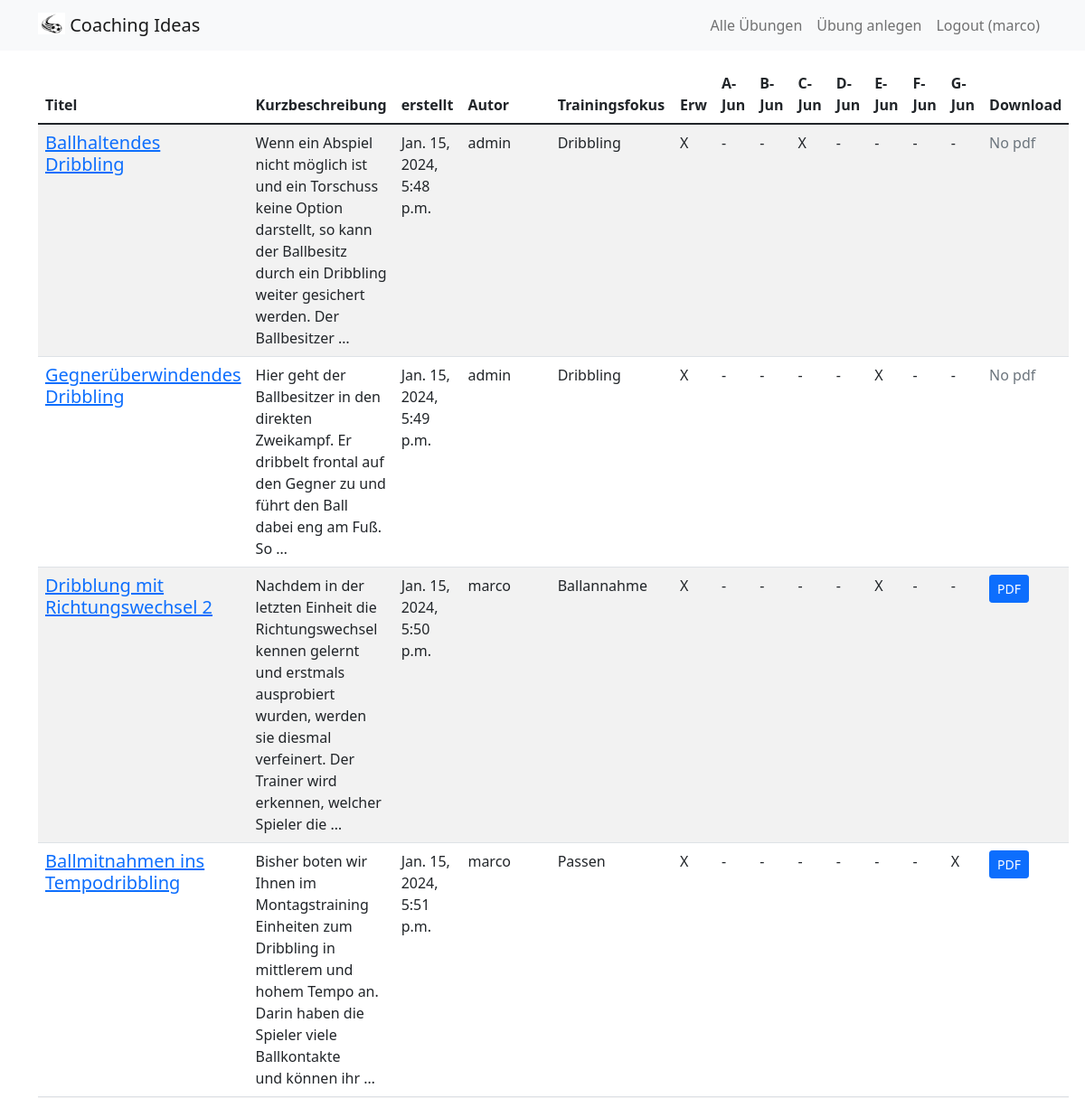
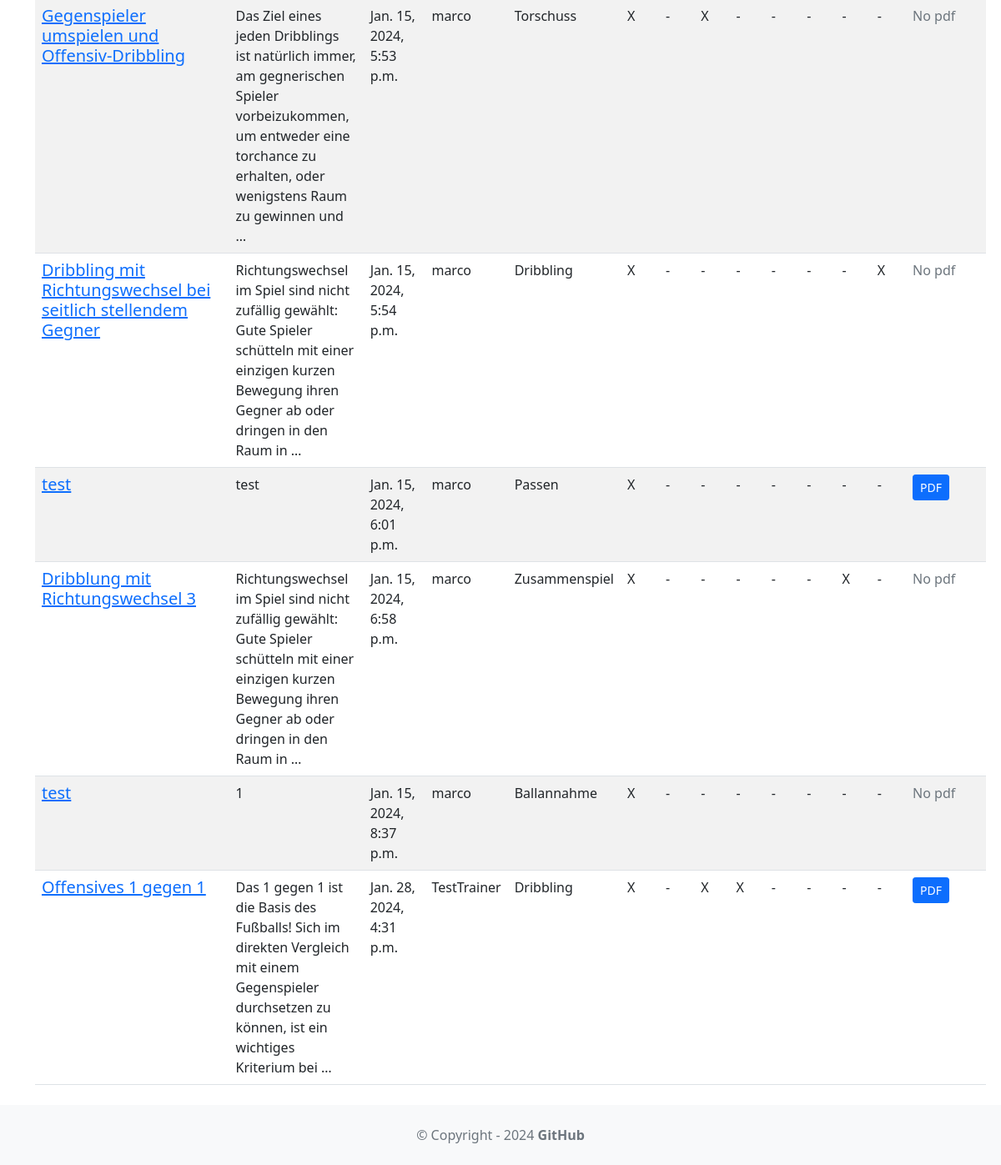
The app's page /exercise_table/ (signed in) with its own data (2 pictures, top to bottom).
### exercise/models.py (models this page shows, shortened)
class Exercise(models.Model):
    title = models.CharField(max_length=255)
    body = models.TextField()
    created_on = models.DateTimeField(auto_now_add=True)
    last_modified = models.DateTimeField(auto_now=True)
    creator = models.ForeignKey(User, on_delete=models.SET_NULL, null=True)
    soccer_skills = models.CharField(
        max_length=50, choices=SoccerSkillTextChoices.choices, blank=True
    )
    for_adults = models.BooleanField(default=True)
    for_jun_a = models.BooleanField(default=False)
    for_jun_b = models.BooleanField(default=False)
    for_jun_c = models.BooleanField(default=False)
    for_jun_d = models.BooleanField(default=False)
    for_jun_e = models.BooleanField(default=False)
    for_jun_f = models.BooleanField(default=False)
    for_jun_g = models.BooleanField(default=False)
    image = models.ImageField(upload_to="exercise/images/", null=True, blank=True)
    pdf = models.FileField(upload_to="exercise/pdfs/", blank=True)
    youtube_link = models.URLField(blank=True, null=True)
    rating = models.IntegerField(default=0, choices=[(i, i) for i in range(0, 6)])
    average_rating = models.FloatField(default=0)

### exercise/views.py (the view)
# urls.py: path("exercise_table/", exercise_views.exercise_list, name="exercise_table"),
def exercise_list(request):
    exercises = Exercise.objects.all().order_by("created_on")
    return render(
        request,
        "exercise_list.html",
        {"page_title": "Trainingsübungen", "exercises": exercises},
    )

### exercise/templates/exercise_list.html
{% extends "base.html" %}
{% block content %}
    <table class="table table-striped">
        <thead class="thead-dark">
        <tr>
            <th>Titel</th>
            <th>Kurzbeschreibung</th>
            <th>erstellt</th>
            <th>Autor</th>
            <th>Trainingsfokus</th>
            <th>Erw</th>
            <th>A-Jun</th>
            <th>B-Jun</th>
            <th>C-Jun</th>
            <th>D-Jun</th>
            <th>E-Jun</th>
            <th>F-Jun</th>
            <th>G-Jun</th>
            <th>Download</th>
        </tr>
        </thead>
        {% for exercise in exercises %}
            <tr>
                <td><a href="{% url 'detail' exercise.id %}">
                    <h5 class="mb-2">{{ exercise.title }}</h5>
                </a>
                </td>
                <td>{{ exercise.body|linebreaksbr|truncatewords_html:24 }}</td>
                <td>{{ exercise.created_on }}</td>
                <td>{{ exercise.creator }}</td>
                <td>{{ exercise.soccer_skills.title }}</td>
                <td>{{ exercise.for_adults|yesno:"X,-" }}</td>
                <td>{{ exercise.for_jun_a|yesno:"X,-" }}</td>
                <td>{{ exercise.for_jun_b|yesno:"X,-" }}</td>
                <td>{{ exercise.for_jun_c|yesno:"X,-" }}</td>
                <td>{{ exercise.for_jun_d|yesno:"X,-" }}</td>
                <td>{{ exercise.for_jun_e|yesno:"X,-" }}</td>
                <td>{{ exercise.for_jun_f|yesno:"X,-" }}</td>
                <td>{{ exercise.for_jun_g|yesno:"X,-" }}</td>
                <td>
                    {% if exercise.pdf %}
                        <a href="{{ exercise.pdf.url }}" class="btn btn-primary btn-sm" target="_blank">
                            PDF
                        </a>
                    {% else %}
                        <span class="text-muted">No pdf</span>
                    {% endif %}
                </td>
            </tr>
        {% endfor %}
    </table>
{% endblock content %}

### coachingideas/templates/base.html (shortened to what this page needs)
<!DOCTYPE html>
<html>
<head>
    <link href="https://cdn.jsdelivr.net/npm/bootstrap@5.1.1/dist/css/bootstrap.min.css" rel="stylesheet"
/>
    <link rel="stylesheet" href="https://cdn.jsdelivr.net/npm/bootstrap-icons@1.8.1/font/bootstrap-icons.css">
</head>
<body>
<nav class="navbar navbar-expand-lg
      navbar-light bg-light mb-3">
    <div class="container">
        <a class="navbar-brand" href="{% url 'home' %}">
            {% load static %}
            <img src="{% static 'images/soccer.jpg' %}"
                 alt="" width="30" height="24"
                 class="d-inline-block align-text-top"/>
            Coaching Ideas
        </a>
        <div class="collapse navbar-collapse"
             id="navbarNavAltMarkup">
            <div class="navbar-nav ms-auto">
                {% if user.is_authenticated %}
                    <a class="nav-link" href={% url "exercise_table" %}>Alle Übungen</a>
                    <a class="nav-link" href="{% url "create_exercise" %}">
                        Übung anlegen
                    </a>
                    <a class="nav-link" href="{% url "logout" %}">
                        Logout ({{ user.username }})
                    </a>
                {% else %}
                    <a class="nav-link" href="{% url "login" %}">Login</a>
                    <a class="nav-link" href={% url "signup" %}>Sign Up</a>
                {% endif %}
            </div>
        </div>
    </div>
</nav>
<div class="container">
    {% block content %}
    {% endblock content %}
</div>
<footer class="text-center text-lg-start bg-light text-muted mt-4">
    <div class="text-center p-4">
        © Copyright - 2024
        <a class="text-reset fw-bold text-decoration-none"
           target="_blank" href="https://github.com/meissbernd/ESA3_CoachingIdeas/tree/master">
            GitHub
        </a>
    </div>
</footer>
</body>
</html>

### records on screen
Exercise: title "Ballhaltendes Dribbling", body "Wenn ein Abspiel nicht möglich ist und ein Torschuss keine Option darstellt, so kann der Ballbesitz durch ein Dribbling weiter gesichert werden. Der Ballbesitzer …", created_on "Jan. 15, 2024, 5:48 p.m.", creator "admin", soccer_skills "Dribbling", for_adults "X", for_jun_a "-", for_jun_b "-", for_jun_c "X", for_jun_d "-", for_jun_e "-", for_jun_f "-", for_jun_g "-", pdf "No pdf"
Exercise: title "Gegnerüberwindendes Dribbling", body "Hier geht der Ballbesitzer in den direkten Zweikampf. Er dribbelt frontal auf den Gegner zu und führt den Ball dabei eng am Fuß. So …", created_on "Jan. 15, 2024, 5:49 p.m.", creator "admin", soccer_skills "Dribbling", for_adults "X", for_jun_a "-", for_jun_b "-", for_jun_c "-", for_jun_d "-", for_jun_e "X", for_jun_f "-", for_jun_g "-", pdf "No pdf"
Exercise: title "Dribblung mit Richtungswechsel 2", body "Nachdem in der letzten Einheit die Richtungswechsel kennen gelernt und erstmals ausprobiert wurden, werden sie diesmal verfeinert. Der Trainer wird erkennen, welcher Spieler die …", created_on "Jan. 15, 2024, 5:50 p.m.", creator "marco", soccer_skills "Ballannahme", for_adults "X", for_jun_a "-", for_jun_b "-", for_jun_c "-", for_jun_d "-", for_jun_e "X", for_jun_f "-", for_jun_g "-"
Exercise: title "Ballmitnahmen ins Tempodribbling", body "Bisher boten wir Ihnen im Montagstraining Einheiten zum Dribbling in mittlerem und hohem Tempo an. Darin haben die Spieler viele Ballkontakte und können ihr …", created_on "Jan. 15, 2024, 5:51 p.m.", creator "marco", soccer_skills "Passen", for_adults "X", for_jun_a "-", for_jun_b "-", for_jun_c "-", for_jun_d "-", for_jun_e "-", for_jun_f "-", for_jun_g "X"
Exercise: title "Gegenspieler umspielen und Offensiv-Dribbling", body "Das Ziel eines jeden Dribblings ist natürlich immer, am gegnerischen Spieler vorbeizukommen, um entweder eine torchance zu erhalten, oder wenigstens Raum zu gewinnen und …", created_on "Jan. 15, 2024, 5:53 p.m.", creator "marco", soccer_skills "Torschuss", for_adults "X", for_jun_a "-", for_jun_b "X", for_jun_c "-", for_jun_d "-", for_jun_e "-", for_jun_f "-", for_jun_g "-", pdf "No pdf"
Exercise: title "Dribbling mit Richtungswechsel bei seitlich stellendem Gegner", body "Richtungswechsel im Spiel sind nicht zufällig gewählt: Gute Spieler schütteln mit einer einzigen kurzen Bewegung ihren Gegner ab oder dringen in den Raum in …", created_on "Jan. 15, 2024, 5:54 p.m.", creator "marco", soccer_skills "Dribbling", for_adults "X", for_jun_a "-", for_jun_b "-", for_jun_c "-", for_jun_d "-", for_jun_e "-", for_jun_f "-", for_jun_g "X", pdf "No pdf"
Exercise: title "test", body "test", created_on "Jan. 15, 2024, 6:01 p.m.", creator "marco", soccer_skills "Passen", for_adults "X", for_jun_a "-", for_jun_b "-", for_jun_c "-", for_jun_d "-", for_jun_e "-", for_jun_f "-", for_jun_g "-"
Exercise: title "Dribblung mit Richtungswechsel 3", body "Richtungswechsel im Spiel sind nicht zufällig gewählt: Gute Spieler schütteln mit einer einzigen kurzen Bewegung ihren Gegner ab oder dringen in den Raum in …", created_on "Jan. 15, 2024, 6:58 p.m.", creator "marco", soccer_skills "Zusammenspiel", for_adults "X", for_jun_a "-", for_jun_b "-", for_jun_c "-", for_jun_d "-", for_jun_e "-", for_jun_f "X", for_jun_g "-", pdf "No pdf"
Exercise: title "test", body "1", created_on "Jan. 15, 2024, 8:37 p.m.", creator "marco", soccer_skills "Ballannahme", for_adults "X", for_jun_a "-", for_jun_b "-", for_jun_c "-", for_jun_d "-", for_jun_e "-", for_jun_f "-", for_jun_g "-", pdf "No pdf"
Exercise: title "Offensives 1 gegen 1", body "Das 1 gegen 1 ist die Basis des Fußballs! Sich im direkten Vergleich mit einem Gegenspieler durchsetzen zu können, ist ein wichtiges Kriterium bei …", created_on "Jan. 28, 2024, 4:31 p.m.", creator "TestTrainer", soccer_skills "Dribbling", for_adults "X", for_jun_a "-", for_jun_b "X", for_jun_c "X", for_jun_d "-", for_jun_e "-", for_jun_f "-", for_jun_g "-"

### other values on screen
{{ user.username }} "marco"
